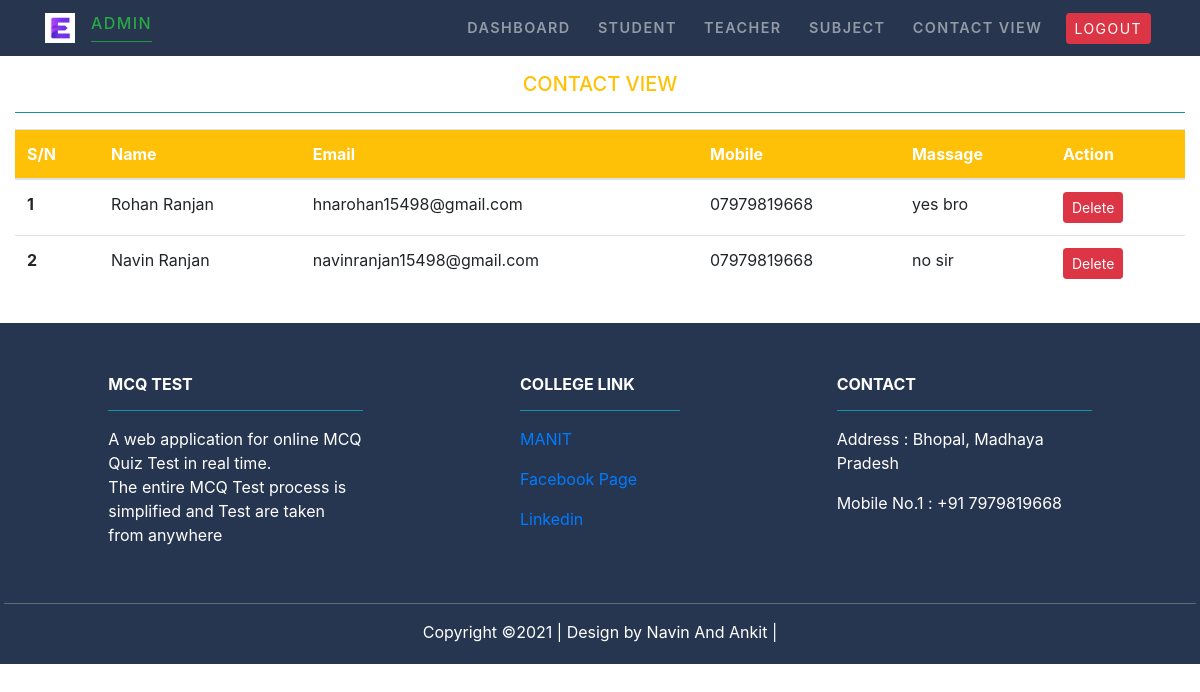
Page /Admindcontact/ on the committed database.
### MCQ_Test/models.py (models this page shows)
class Contacts(models.Model):
    name= models.CharField(max_length=50)
    email=models.EmailField(max_length=50)
    phone_no= models.CharField(max_length=13)
    massege= models.CharField(max_length=200)

### MCQ_Test/views.py (the view)
# urls.py: path('Admindcontact/', views.admin_contact,name="admincontact"),
def admin_contact(request):
    con=Contacts.objects.all()
    return render(request,'MCQ_Test/admincontact.html',{'cont':con})

### MCQ_Test/templates/MCQ_Test/admincontact.html
{% extends 'MCQ_Test/adminbase.html' %}
{% load static %}
{% block content %}
<div class="py-3">
<div class=" container-fluid">
<div class="text-center text-warning">
<h5>CONTACT VIEW</h5>
<hr class="bg-info">
</div>
{% if cont %}
<table class="table">
  <thead class="bg-warning text-white">
    <tr>
      <th scope="col">S/N</th>
      <th scope="col">Name</th>
      <th scope="col">Email</th>
      <th scope="col">Mobile</th>
      <th scope="col">Massage</th>
      <th scope="col">Action</th>
    </tr>
  </thead>
  <tbody>
  {% for con in cont %}
    <tr>
      <th scope="row">{{con.id}}</th>
      <td>{{con.name}}</td>
      <td>{{con.email}}</td>
      <td>{{con.phone_no}}</td>
      <td>{{con.massege}}</td>
      <td>
          <a href="#" class='btn btn-danger btn-sm'>Delete</a>
      </td>
    </tr>
  {% endfor %}
  </tbody>
</table>
{% endif %}
</div>
</div>
{% endblock content %}

### rows in the picture
Contacts: id "1", name "Rohan Ranjan", email "hnarohan15498@gmail.com", phone_no "07979819668", massege "yes bro"
Contacts: id "2", name "Navin Ranjan", email "navinranjan15498@gmail.com", phone_no "07979819668", massege "no sir"
